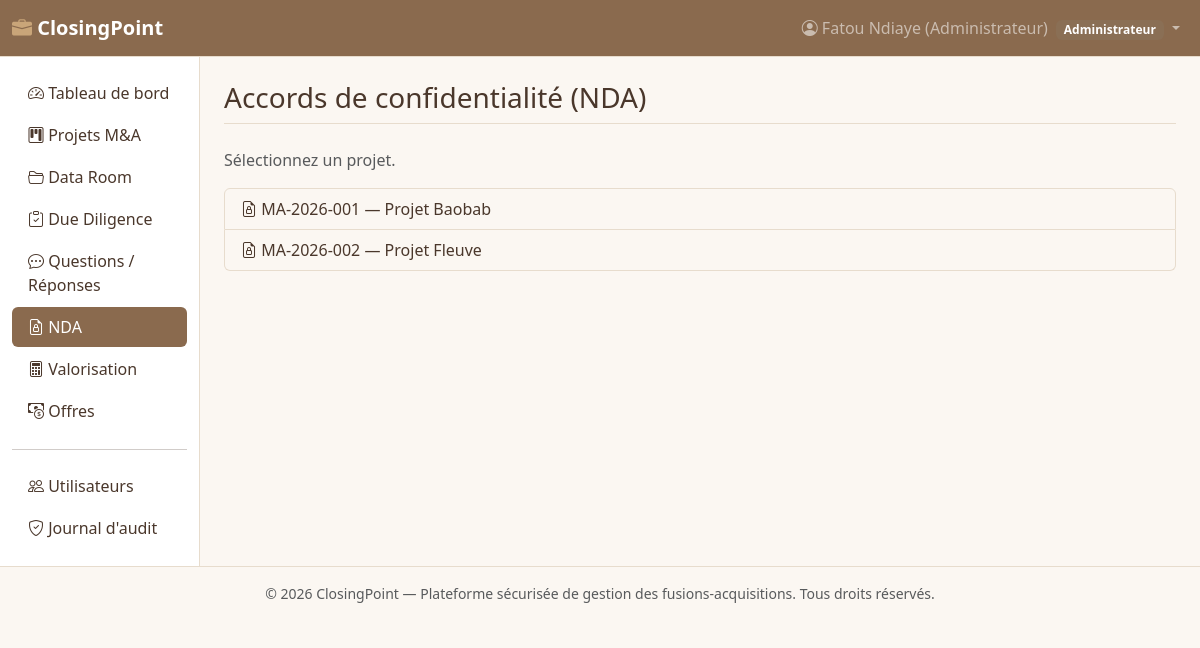
Page /modules/ndas/list.php (signed in) on the earlier database version.
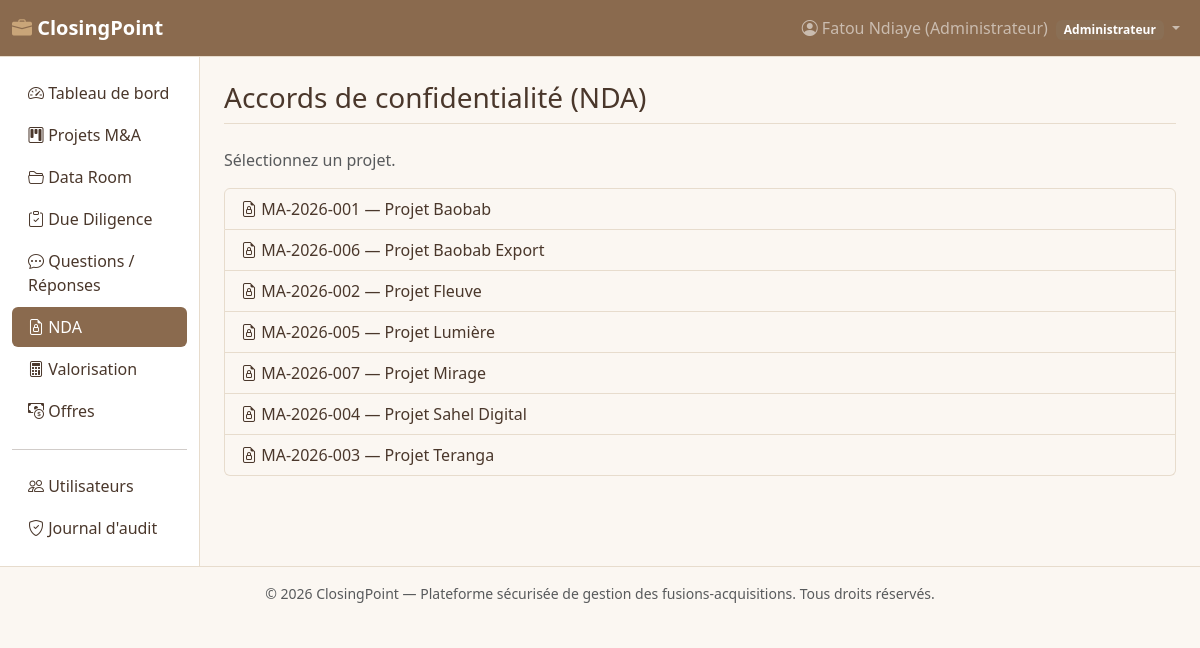
Same page on the later database version.
### tables this page shows
CREATE TABLE ma_projects (
    id INT AUTO_INCREMENT PRIMARY KEY,
    code_projet VARCHAR(20) NOT NULL UNIQUE,
    nom_projet VARCHAR(180) NOT NULL,
    societe_cible VARCHAR(180) NOT NULL,
    societe_acquereur VARCHAR(180) NOT NULL,
    secteur VARCHAR(100) DEFAULT NULL,
    statut ENUM('prospection','nda_signe','due_diligence','negociation','closing','abandonne') NOT NULL DEFAULT 'prospection',
    valeur_estimee DECIMAL(18,2) DEFAULT NULL,
    devise VARCHAR(10) NOT NULL DEFAULT 'FCFA',
    date_debut DATE DEFAULT NULL,
    date_cible_closing DATE DEFAULT NULL,
    description TEXT,
    created_by INT NOT NULL,
    created_at DATETIME NOT NULL DEFAULT CURRENT_TIMESTAMP,
    updated_at DATETIME NOT NULL DEFAULT CURRENT_TIMESTAMP ON UPDATE CURRENT_TIMESTAMP,
    CONSTRAINT fk_proj_creator FOREIGN KEY (created_by) REFERENCES users(id) ON DELETE RESTRICT
);

### includes/security.php (called while the page is built, shortened)
<?php
function e(?string $value): string
{
    return htmlspecialchars($value ?? '', ENT_QUOTES, 'UTF-8');
}

### modules/ndas/list.php (the view, shortened to what this page needs)
<?php
require_once __DIR__ . '/../../includes/bootstrap.php';
$user = requireLogin();
$projectId = (int)($_GET['project_id'] ?? 0);
if (!$projectId) {
    if (in_array($user['role'], ['admin', 'conseiller'], true)) {
        $projects = $pdo->query('SELECT * FROM ma_projects ORDER BY nom_projet')->fetchAll();
    } else {
        $stmt = $pdo->prepare('SELECT p.* FROM ma_projects p JOIN project_team pt ON pt.project_id = p.id WHERE pt.user_id = :u ORDER BY p.nom_projet');
        $stmt->execute([':u' => $user['id']]);
        $projects = $stmt->fetchAll();
    }
    require __DIR__ . '/../../includes/header.php';
    ?>
    <p class="text-muted">Sélectionnez un projet.</p>
    <div class="list-group">
      <?php foreach ($projects as $p): ?>
        <a href="list.php?project_id=<?= (int)$p['id'] ?>" class="list-group-item list-group-item-action"><i class="bi bi-file-earmark-lock"></i> <?= e($p['code_projet']) ?> — <?= e($p['nom_projet']) ?></a>
      <?php endforeach; ?>
    </div>
    <?php require __DIR__ . '/../../includes/footer.php'; exit; ?>
<?php }
require __DIR__ . '/../../includes/header.php';
?>
<?php require __DIR__ . '/../../includes/footer.php'; ?>

Differences in the rows shown:
added ma_projects: code_projet "MA-2026-006", nom_projet "Projet Baobab Export"
added ma_projects: code_projet "MA-2026-005", nom_projet "Projet Lumière"
added ma_projects: code_projet "MA-2026-007", nom_projet "Projet Mirage"
added ma_projects: code_projet "MA-2026-004", nom_projet "Projet Sahel Digital"
added ma_projects: code_projet "MA-2026-003", nom_projet "Projet Teranga"
